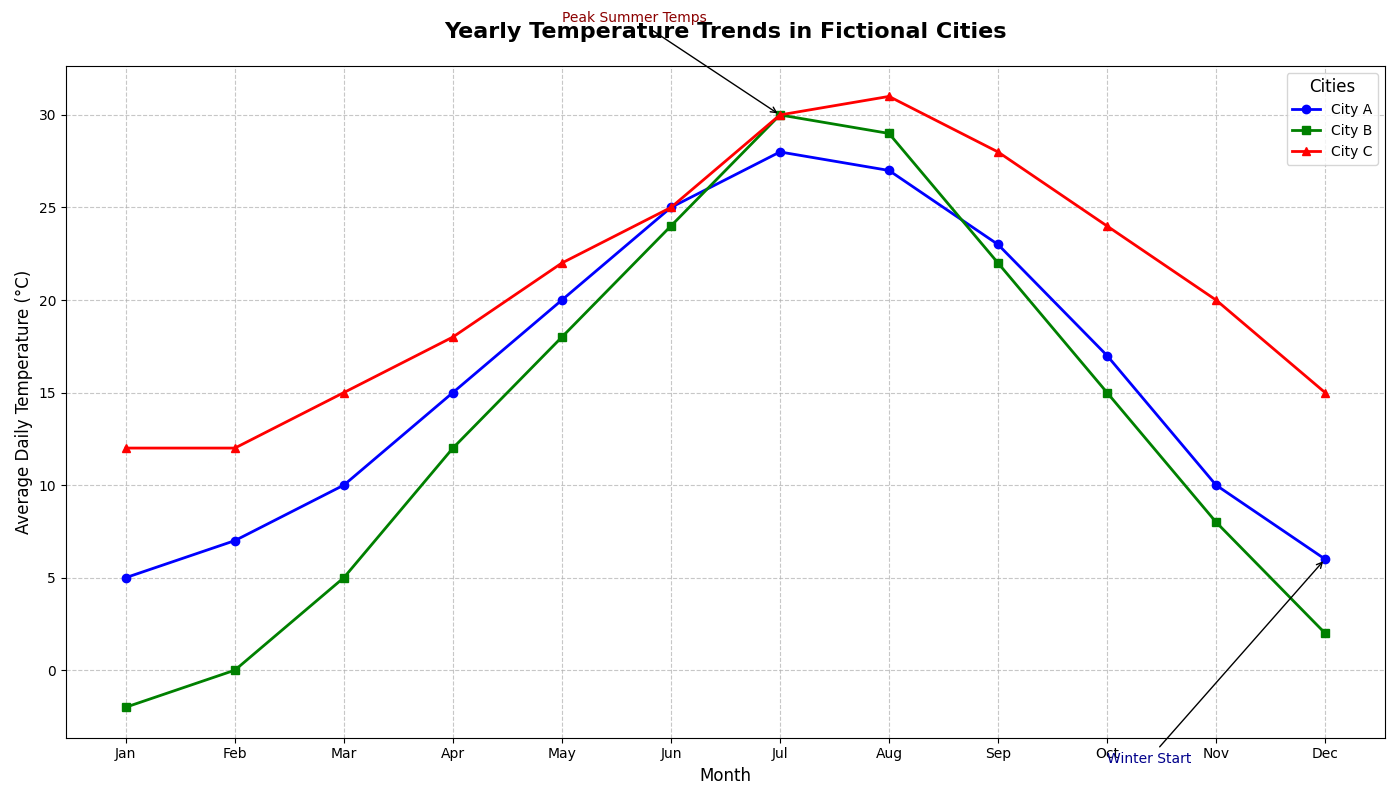

Generate this figure with Python:
import matplotlib.pyplot as plt
import numpy as np

# Backstory: The chart shows the historical trend of daily average temperatures 
# in three different fictional cities over the course of a year. This data helps 
# meteorologists study seasonal variations and identify long-term patterns 
# in temperature change.

# Define months for the data
months = np.arange(1, 13)

# Manually crafted data for average daily temperatures in degrees Celsius
city_a_temps = [5, 7, 10, 15, 20, 25, 28, 27, 23, 17, 10, 6]
city_b_temps = [-2, 0, 5, 12, 18, 24, 30, 29, 22, 15, 8, 2]
city_c_temps = [12, 12, 15, 18, 22, 25, 30, 31, 28, 24, 20, 15]

# Initialize the figure and axis
fig, ax = plt.subplots(figsize=(14, 8))

# Plotting the line chart for each city
ax.plot(months, city_a_temps, marker='o', linestyle='-', color='blue', linewidth=2, label='City A')
ax.plot(months, city_b_temps, marker='s', linestyle='-', color='green', linewidth=2, label='City B')
ax.plot(months, city_c_temps, marker='^', linestyle='-', color='red', linewidth=2, label='City C')

# Setting title and labels
ax.set_title('Yearly Temperature Trends in Fictional Cities', fontsize=16, weight='bold', pad=20)
ax.set_xlabel('Month', fontsize=12)
ax.set_ylabel('Average Daily Temperature (°C)', fontsize=12)

# Adding a legend to identify cities
ax.legend(loc='upper right', fontsize=10, title='Cities', title_fontsize=12)

# Enable grid for easier value estimation
ax.grid(True, linestyle='--', alpha=0.7)

# Annotating key seasonal points in the data
ax.annotate('Peak Summer Temps', xy=(7, 30), xytext=(5, 35),
            arrowprops=dict(facecolor='black', arrowstyle='->', lw=1), fontsize=10, color='darkred')
ax.annotate('Winter Start', xy=(12, 6), xytext=(10, -5),
            arrowprops=dict(facecolor='black', arrowstyle='->', lw=1), fontsize=10, color='darkblue')

# Set x-ticks to month names for readability
month_names = ['Jan', 'Feb', 'Mar', 'Apr', 'May', 'Jun', 'Jul', 'Aug', 'Sep', 'Oct', 'Nov', 'Dec']
plt.xticks(months, month_names, fontsize=10)

# Automatically adjust layout to prevent overlap
plt.tight_layout()

# Display the plot
plt.show()
